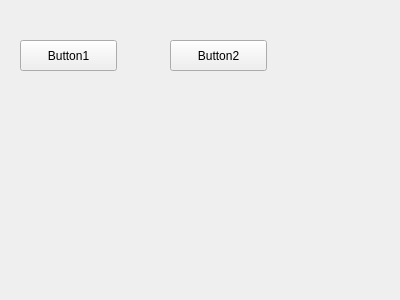
<?xml version="1.0" encoding="UTF-8"?>
<ui version="4.0">
 <class>Form</class>
 <widget class="QWidget" name="Form">
  <property name="geometry">
   <rect>
    <x>0</x>
    <y>0</y>
    <width>400</width>
    <height>300</height>
   </rect>
  </property>
  <property name="windowTitle">
   <string>Form</string>
  </property>
  <widget class="QPushButton" name="Button1">
   <property name="geometry">
    <rect>
     <x>20</x>
     <y>40</y>
     <width>97</width>
     <height>31</height>
    </rect>
   </property>
   <property name="text">
    <string>Button1</string>
   </property>
  </widget>
  <widget class="QPushButton" name="Button2">
   <property name="geometry">
    <rect>
     <x>170</x>
     <y>40</y>
     <width>97</width>
     <height>31</height>
    </rect>
   </property>
   <property name="text">
    <string>Button2</string>
   </property>
  </widget>
 </widget>
 <resources/>
 <connections/>
</ui>
